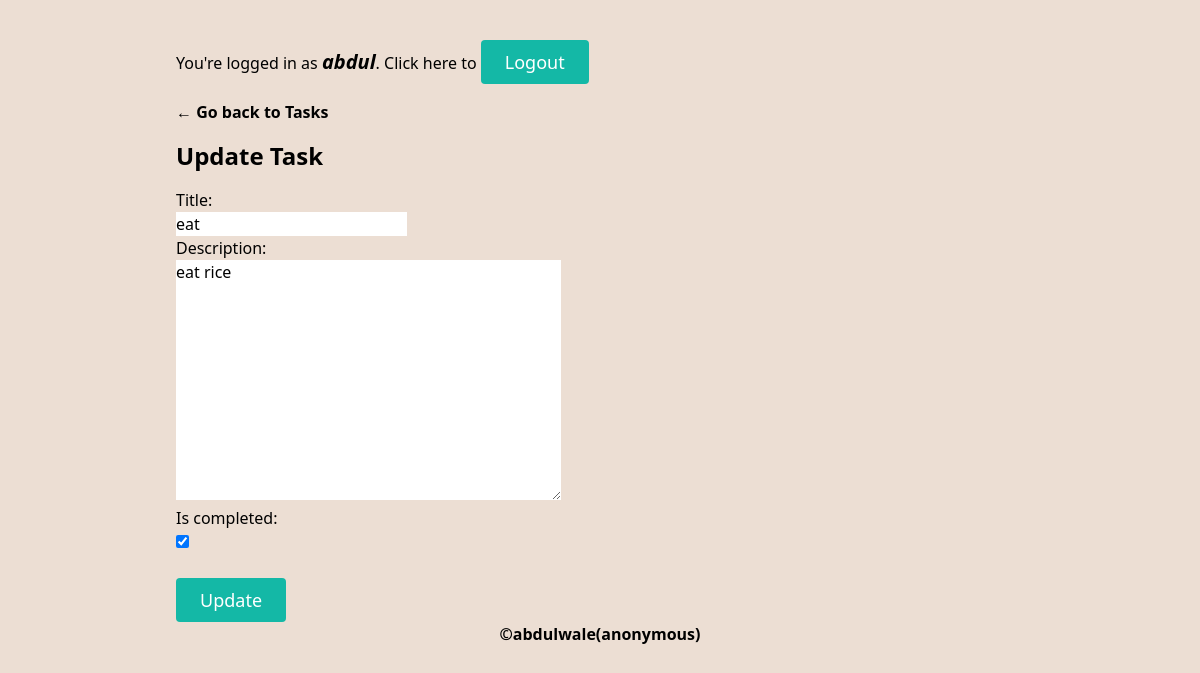
Page /todo-app/update/28/ (signed in) on the committed database.
### todo_app/models.py (models this page shows, shortened)
class Task(models.Model):
    user = models.ForeignKey(User, on_delete=models.CASCADE)
    title = models.CharField(max_length=25)
    description = models.TextField()
    created_at = models.DateTimeField(auto_now_add=True)
    is_completed = models.BooleanField(default=False)
    updated = models.DateTimeField(auto_now=True)
    class Meta:
        ordering = ['-is_completed']

### todo_app/views.py (the view, shortened to what this page needs)
# urls.py: path('update/<int:pk>/', updatePage, name="update-page"),
@login_required
def updatePage(request, pk):
    task = get_object_or_404(Task, id=pk)
    if task.user != request.user:
        raise Http404
    form = TaskUpdateForm(instance=task)
    return render(request, 'todo_app/update_page.html', {'form':form})

### todo_app/forms.py
class TaskUpdateForm(ModelForm):
    class Meta:
        model = Task
        exclude = ["user",]

### todo_app/templates/todo_app/update_page.html (shortened to what this page needs)
{% extends "todo_app/base.html" %}
{% block content %}
<div class="mx-auto my-auto">
<a class="font-bold" href="{% url 'todo-app:home-page' %}">&larr; Go back to Tasks</a>
<h2 class="mt-4 mb-4 text-2xl font-bold">Update Task {{task}}</h2>
<form method="POST" action="">
  {% for field in form %}
  <p>
    {{ field.label_tag }}<br>
    {{ field }}
  </p>
  {% endfor %}
  <input type="submit" value="Update" class="mt-6 inline-flex text-white bg-teal-500 border-0 py-2 px-6 focus:outline-none hover:bg-teal-600 rounded text-lg" />
</form>
</div>
{% endblock %}

### todo_app/templates/todo_app/base.html (shortened to what this page needs)
{% load static tailwind_tags %}
<!DOCTYPE html>
<html lang="en">
  <head>
    {% tailwind_css %}
  </head>
  <body class="max-h-screen bg-[#ecded3]">
    <div class="max-w-4xl p-6 px-6 mx-auto mt-4">
      <div class="mb-4">
        {% if user.is_authenticated %}
        <p>
          You're logged in as
          <em class="text-xl font-bold">{{request.user}}</em>. Click here to
          <a
            class="inline-flex text-white bg-teal-500 border-0 py-2 px-6 focus:outline-none hover:bg-teal-600 rounded text-lg"
            href="{% url 'logout' %}"
            >Logout</a
          >
        </p>
        {% endif %}
      </div>
      {% block content %} {% endblock %}
      <footer class="text-center font-bold text-black">
        &copy;<a href="https://github.com/Abdulmumin3/DJTodoApp"
          >abdulwale(anonymous)</a
        >
      </footer>
    </div>
  </body>
</html>

### rows in the picture
Task: form "eat" "eat rice" "☑"

### other values in the picture
{{ request.user }} "abdul"
{{ field.label_tag }} "Title:" "Description:" "Is completed:"
